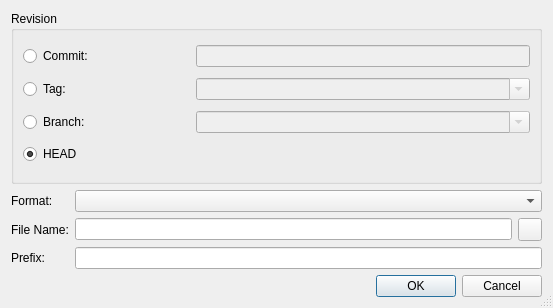
<?xml version="1.0" encoding="UTF-8"?>
<ui version="4.0">
 <class>GitArchiveDataDialog</class>
 <widget class="QDialog" name="GitArchiveDataDialog">
  <property name="geometry">
   <rect>
    <x>0</x>
    <y>0</y>
    <width>553</width>
    <height>308</height>
   </rect>
  </property>
  <property name="windowTitle">
   <string>Git Archive</string>
  </property>
  <property name="sizeGripEnabled">
   <bool>true</bool>
  </property>
  <layout class="QVBoxLayout" name="verticalLayout">
   <item>
    <widget class="QGroupBox" name="groupBox">
     <property name="title">
      <string>Revision</string>
     </property>
     <layout class="QGridLayout" name="gridLayout">
      <item row="0" column="0">
       <widget class="QRadioButton" name="revButton">
        <property name="toolTip">
         <string>Select to specify a revision by a revision expression</string>
        </property>
        <property name="text">
         <string>Commit:</string>
        </property>
       </widget>
      </item>
      <item row="0" column="1" colspan="2">
       <widget class="QLineEdit" name="revEdit">
        <property name="enabled">
         <bool>false</bool>
        </property>
        <property name="toolTip">
         <string>Enter a commit id</string>
        </property>
       </widget>
      </item>
      <item row="1" column="0">
       <widget class="QRadioButton" name="tagButton">
        <property name="toolTip">
         <string>Select to specify a revision by a tag</string>
        </property>
        <property name="text">
         <string>Tag:</string>
        </property>
       </widget>
      </item>
      <item row="1" column="1" colspan="2">
       <widget class="QComboBox" name="tagCombo">
        <property name="enabled">
         <bool>false</bool>
        </property>
        <property name="sizePolicy">
         <sizepolicy hsizetype="Expanding" vsizetype="Fixed">
          <horstretch>0</horstretch>
          <verstretch>0</verstretch>
         </sizepolicy>
        </property>
        <property name="toolTip">
         <string>Enter a tag name</string>
        </property>
        <property name="editable">
         <bool>true</bool>
        </property>
       </widget>
      </item>
      <item row="2" column="0">
       <widget class="QRadioButton" name="branchButton">
        <property name="toolTip">
         <string>Select to specify a revision by a branch</string>
        </property>
        <property name="text">
         <string>Branch:</string>
        </property>
       </widget>
      </item>
      <item row="2" column="1" colspan="2">
       <widget class="QComboBox" name="branchCombo">
        <property name="enabled">
         <bool>false</bool>
        </property>
        <property name="sizePolicy">
         <sizepolicy hsizetype="Expanding" vsizetype="Fixed">
          <horstretch>0</horstretch>
          <verstretch>0</verstretch>
         </sizepolicy>
        </property>
        <property name="toolTip">
         <string>Enter a branch name</string>
        </property>
        <property name="editable">
         <bool>true</bool>
        </property>
       </widget>
      </item>
      <item row="3" column="0" colspan="3">
       <widget class="QRadioButton" name="tipButton">
        <property name="toolTip">
         <string>Select HEAD revision</string>
        </property>
        <property name="text">
         <string>HEAD</string>
        </property>
        <property name="checked">
         <bool>true</bool>
        </property>
       </widget>
      </item>
     </layout>
    </widget>
   </item>
   <item>
    <layout class="QGridLayout" name="gridLayout_2">
     <item row="0" column="0">
      <widget class="QLabel" name="label">
       <property name="text">
        <string>Format:</string>
       </property>
      </widget>
     </item>
     <item row="0" column="1" colspan="2">
      <widget class="QComboBox" name="formatComboBox">
       <property name="toolTip">
        <string>Select the archive format</string>
       </property>
      </widget>
     </item>
     <item row="1" column="0">
      <widget class="QLabel" name="label_3">
       <property name="text">
        <string>File Name:</string>
       </property>
      </widget>
     </item>
     <item row="1" column="1">
      <widget class="QLineEdit" name="fileEdit">
       <property name="toolTip">
        <string>Enter the name of the archive file</string>
       </property>
      </widget>
     </item>
     <item row="1" column="2">
      <widget class="QToolButton" name="fileButton">
       <property name="toolTip">
        <string>Select the archive file via a file selection dialog</string>
       </property>
      </widget>
     </item>
     <item row="2" column="0">
      <widget class="QLabel" name="label_2">
       <property name="text">
        <string>Prefix:</string>
       </property>
      </widget>
     </item>
     <item row="2" column="1" colspan="2">
      <widget class="QLineEdit" name="prefixEdit">
       <property name="toolTip">
        <string>Enter a prefix to be prepended to each file</string>
       </property>
      </widget>
     </item>
    </layout>
   </item>
   <item>
    <widget class="QDialogButtonBox" name="buttonBox">
     <property name="orientation">
      <enum>Qt::Horizontal</enum>
     </property>
     <property name="standardButtons">
      <set>QDialogButtonBox::Cancel|QDialogButtonBox::Ok</set>
     </property>
    </widget>
   </item>
  </layout>
 </widget>
 <tabstops>
  <tabstop>revButton</tabstop>
  <tabstop>revEdit</tabstop>
  <tabstop>tagButton</tabstop>
  <tabstop>tagCombo</tabstop>
  <tabstop>branchButton</tabstop>
  <tabstop>branchCombo</tabstop>
  <tabstop>tipButton</tabstop>
  <tabstop>formatComboBox</tabstop>
  <tabstop>fileEdit</tabstop>
  <tabstop>fileButton</tabstop>
  <tabstop>prefixEdit</tabstop>
 </tabstops>
 <resources/>
 <connections>
  <connection>
   <sender>buttonBox</sender>
   <signal>accepted()</signal>
   <receiver>GitArchiveDataDialog</receiver>
   <slot>accept()</slot>
   <hints>
    <hint type="sourcelabel">
     <x>228</x>
     <y>287</y>
    </hint>
    <hint type="destinationlabel">
     <x>157</x>
     <y>274</y>
    </hint>
   </hints>
  </connection>
  <connection>
   <sender>buttonBox</sender>
   <signal>rejected()</signal>
   <receiver>GitArchiveDataDialog</receiver>
   <slot>reject()</slot>
   <hints>
    <hint type="sourcelabel">
     <x>296</x>
     <y>293</y>
    </hint>
    <hint type="destinationlabel">
     <x>286</x>
     <y>274</y>
    </hint>
   </hints>
  </connection>
  <connection>
   <sender>revButton</sender>
   <signal>toggled(bool)</signal>
   <receiver>revEdit</receiver>
   <slot>setEnabled(bool)</slot>
   <hints>
    <hint type="sourcelabel">
     <x>81</x>
     <y>59</y>
    </hint>
    <hint type="destinationlabel">
     <x>222</x>
     <y>58</y>
    </hint>
   </hints>
  </connection>
  <connection>
   <sender>tagButton</sender>
   <signal>toggled(bool)</signal>
   <receiver>tagCombo</receiver>
   <slot>setEnabled(bool)</slot>
   <hints>
    <hint type="sourcelabel">
     <x>78</x>
     <y>86</y>
    </hint>
    <hint type="destinationlabel">
     <x>224</x>
     <y>86</y>
    </hint>
   </hints>
  </connection>
  <connection>
   <sender>branchButton</sender>
   <signal>toggled(bool)</signal>
   <receiver>branchCombo</receiver>
   <slot>setEnabled(bool)</slot>
   <hints>
    <hint type="sourcelabel">
     <x>75</x>
     <y>115</y>
    </hint>
    <hint type="destinationlabel">
     <x>229</x>
     <y>115</y>
    </hint>
   </hints>
  </connection>
 </connections>
</ui>
